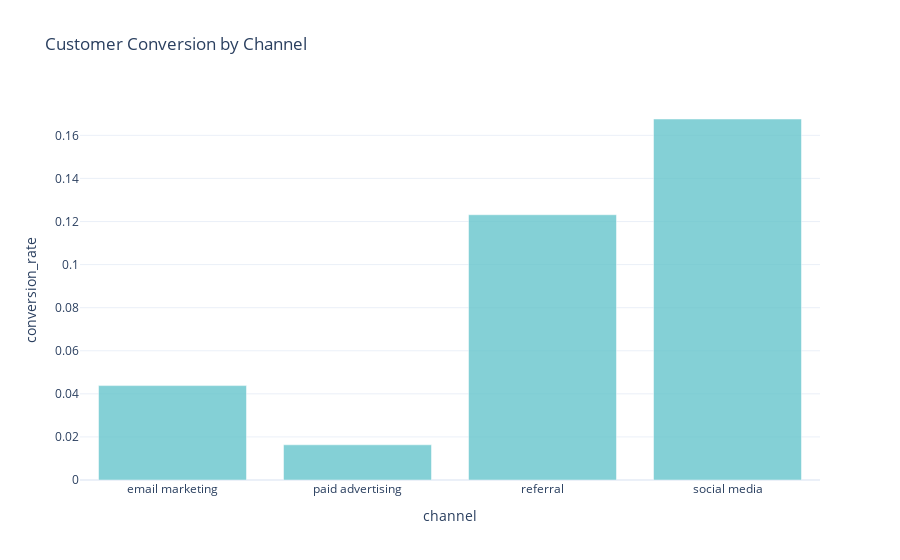

Notebook cell for this chart:
### Markdown cell above
# Channels that are the Most and least Effective at converting customers.

### Code cell
Conversion_by_channel=data.groupby('channel')['conversion_rate'].mean().reset_index()
fig=px.bar(Conversion_by_channel,x='channel',y='conversion_rate',
           title='Customer Conversion by Channel',color_discrete_sequence=px.colors.qualitative.Pastel, 
    opacity=0.8 )
fig.show()

### Figure 1 — Plotly figure (JSON) as saved in the notebook; plotly's stock layout.template omitted (floating-point values rounded to 4 significant figures)
{"data": [{"alignmentgroup": "True", "hovertemplate": "channel=%{x}<br>conversion_rate=%{y}<extra></extra>", "legendgroup": "", "marker": {"color": "rgb(102, 197, 204)", "opacity": 0.8, "pattern": {"shape": ""}}, "name": "", "offsetgroup": "", "orientation": "v", "showlegend": false, "textposition": "auto", "type": "bar", "x": ["email marketing", "paid advertising", "referral", "social media"], "xaxis": "x", "y": [0.04382, 0.01634, 0.1231, 0.1676], "yaxis": "y"}], "layout": {"autosize": true, "barmode": "relative", "legend": {"tracegroupgap": 0}, "title": {"text": "Customer Conversion by Channel"}, "xaxis": {"anchor": "y", "autorange": true, "domain": [0, 1], "range": [-0.5, 3.5], "title": {"text": "channel"}, "type": "category"}, "yaxis": {"anchor": "x", "autorange": true, "domain": [0, 1], "range": [0, 0.1764], "title": {"text": "conversion_rate"}, "type": "linear"}}}
